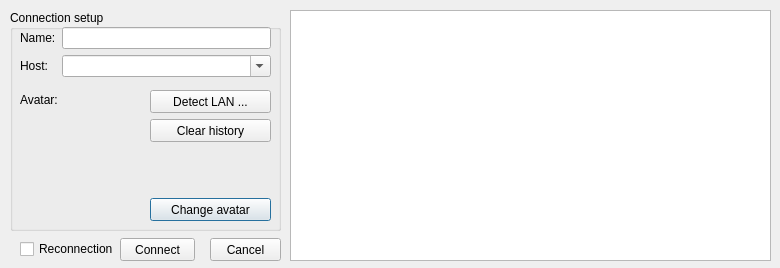
<?xml version="1.0" encoding="UTF-8"?>
<ui version="4.0">
 <class>ConnectionDialog</class>
 <widget class="QDialog" name="ConnectionDialog">
  <property name="windowModality">
   <enum>Qt::WindowModal</enum>
  </property>
  <property name="geometry">
   <rect>
    <x>0</x>
    <y>0</y>
    <width>780</width>
    <height>268</height>
   </rect>
  </property>
  <property name="windowTitle">
   <string>Connection setup</string>
  </property>
  <widget class="QGroupBox" name="groupBox">
   <property name="geometry">
    <rect>
     <x>10</x>
     <y>10</y>
     <width>271</width>
     <height>221</height>
    </rect>
   </property>
   <property name="title">
    <string>Connection setup</string>
   </property>
   <widget class="QLabel" name="avatarLabel">
    <property name="geometry">
     <rect>
      <x>10</x>
      <y>82</y>
      <width>42</width>
      <height>16</height>
     </rect>
    </property>
    <property name="text">
     <string>Avatar:</string>
    </property>
   </widget>
   <widget class="QLabel" name="avatarPixmap">
    <property name="geometry">
     <rect>
      <x>20</x>
      <y>108</y>
      <width>100</width>
      <height>100</height>
     </rect>
    </property>
    <property name="minimumSize">
     <size>
      <width>100</width>
      <height>100</height>
     </size>
    </property>
    <property name="text">
     <string/>
    </property>
    <property name="scaledContents">
     <bool>true</bool>
    </property>
   </widget>
   <widget class="QPushButton" name="changeAvatarButton">
    <property name="geometry">
     <rect>
      <x>140</x>
      <y>188</y>
      <width>121</width>
      <height>23</height>
     </rect>
    </property>
    <property name="text">
     <string>Change avatar</string>
    </property>
   </widget>
   <widget class="QPushButton" name="detectLANButton">
    <property name="geometry">
     <rect>
      <x>140</x>
      <y>80</y>
      <width>121</width>
      <height>23</height>
     </rect>
    </property>
    <property name="text">
     <string>Detect LAN ...</string>
    </property>
   </widget>
   <widget class="QPushButton" name="clearHistoryButton">
    <property name="geometry">
     <rect>
      <x>140</x>
      <y>109</y>
      <width>121</width>
      <height>23</height>
     </rect>
    </property>
    <property name="text">
     <string>Clear history</string>
    </property>
   </widget>
   <widget class="QWidget" name="layoutWidget">
    <property name="geometry">
     <rect>
      <x>10</x>
      <y>17</y>
      <width>251</width>
      <height>51</height>
     </rect>
    </property>
    <layout class="QFormLayout" name="formLayout">
     <item row="0" column="0">
      <widget class="QLabel" name="nameLabel">
       <property name="text">
        <string>Name:</string>
       </property>
       <property name="buddy">
        <cstring>nameLineEdit</cstring>
       </property>
      </widget>
     </item>
     <item row="0" column="1">
      <widget class="QLineEdit" name="nameLineEdit">
       <property name="maxLength">
        <number>8</number>
       </property>
      </widget>
     </item>
     <item row="1" column="0">
      <widget class="QLabel" name="hostLabel">
       <property name="text">
        <string>Host:</string>
       </property>
      </widget>
     </item>
     <item row="1" column="1">
      <widget class="QComboBox" name="hostComboBox">
       <property name="editable">
        <bool>true</bool>
       </property>
      </widget>
     </item>
    </layout>
   </widget>
  </widget>
  <widget class="QListWidget" name="avatarList">
   <property name="geometry">
    <rect>
     <x>290</x>
     <y>10</y>
     <width>481</width>
     <height>251</height>
    </rect>
   </property>
   <property name="iconSize">
    <size>
     <width>80</width>
     <height>80</height>
    </size>
   </property>
   <property name="movement">
    <enum>QListView::Static</enum>
   </property>
   <property name="viewMode">
    <enum>QListView::IconMode</enum>
   </property>
  </widget>
  <widget class="QPushButton" name="cancelButton">
   <property name="geometry">
    <rect>
     <x>210</x>
     <y>238</y>
     <width>71</width>
     <height>23</height>
    </rect>
   </property>
   <property name="text">
    <string>Cancel</string>
   </property>
  </widget>
  <widget class="QPushButton" name="connectButton">
   <property name="geometry">
    <rect>
     <x>120</x>
     <y>238</y>
     <width>75</width>
     <height>23</height>
    </rect>
   </property>
   <property name="text">
    <string>Connect</string>
   </property>
  </widget>
  <widget class="QCheckBox" name="reconnectionCheckBox">
   <property name="geometry">
    <rect>
     <x>20</x>
     <y>241</y>
     <width>95</width>
     <height>16</height>
    </rect>
   </property>
   <property name="text">
    <string>Reconnection</string>
   </property>
  </widget>
 </widget>
 <tabstops>
  <tabstop>avatarList</tabstop>
 </tabstops>
 <resources/>
 <connections>
  <connection>
   <sender>cancelButton</sender>
   <signal>clicked()</signal>
   <receiver>ConnectionDialog</receiver>
   <slot>reject()</slot>
   <hints>
    <hint type="sourcelabel">
     <x>188</x>
     <y>273</y>
    </hint>
    <hint type="destinationlabel">
     <x>241</x>
     <y>158</y>
    </hint>
   </hints>
  </connection>
 </connections>
</ui>
